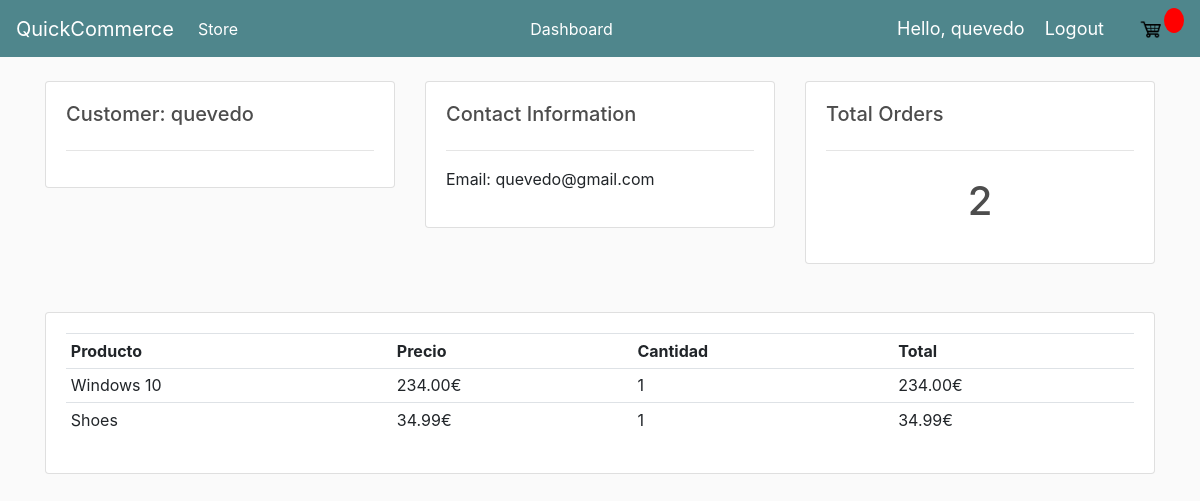
The app's page /customer/1 (signed in), older data.
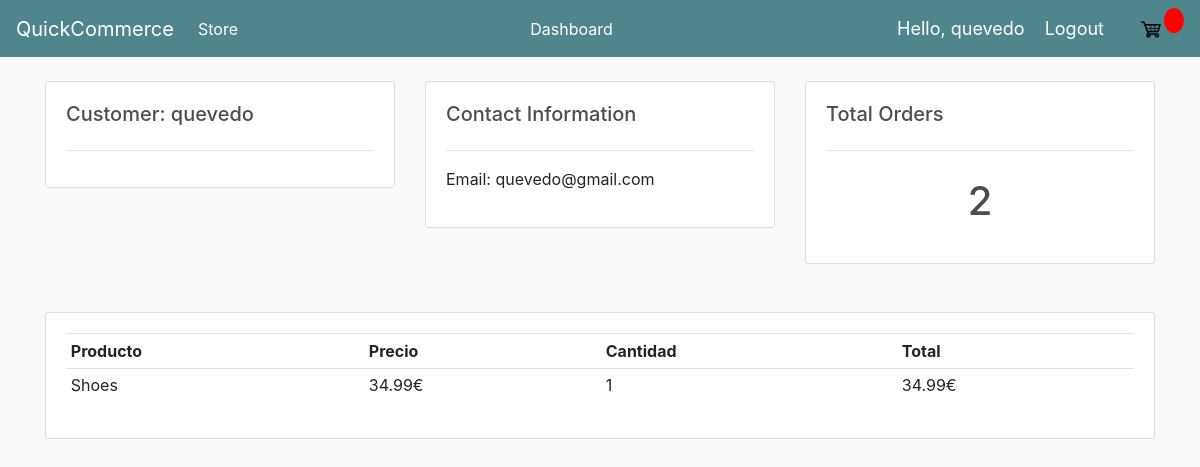
The same page, newer data.
### store/models.py (models this page shows, shortened)
class ProductoPedido(models.Model):
	producto = models.ForeignKey(Producto, on_delete=models.SET_NULL, null=True)
	pedido = models.ForeignKey(Pedido, on_delete=models.SET_NULL, null=True) # Si pongo clase Producto debajo de esta, no pilla la FK
	cantidad = models.IntegerField(default=0, null=True, blank=True)
	dia_añadido = models.DateTimeField(auto_now_add=True)
	@property
	def get_total(self):
		total = self.producto.precio * self.cantidad
		return total

class Producto(models.Model):
	nombre = models.CharField(max_length=200)
	precio = models.DecimalField(max_digits=7, decimal_places=2)
	digital = models.BooleanField(default=False,null=True, blank=True)
	imagen = models.ImageField(null=True, blank=True)

### store/views.py (the view)
# urls.py: path('customer/<int:pk>', views.customer, name="customer"),
def customer(request,pk):
	cliente = Cliente.objects.get(id=pk)
	data = cartData(request)
	items = data['items'] # try to access products that have been registered for that order and print them in the interface
	pedido= cliente.pedido_set.all()
	total_orders = pedido.count()
	context={'cliente':cliente, 'pedido':pedido, 'total_orders':total_orders,'items':items}
	return render(request, 'store/customer.html',context)

### store/models.py (called while the page is built)
	@property
	def get_cart_items(self):
		productopedido = self.productopedido_set.all()
		total = sum([item.cantidad for item in productopedido])
		return total

### store/utils.py (called while the page is built)
def cartData(request): # This function calls cookieCart() function which contains all items and their prices that have been added to the cart.
	if request.user.is_authenticated:
		cliente = request.user.cliente
		pedido, created = Pedido.objects.get_or_create(cliente=cliente, completo=False)
		items = pedido.productopedido_set.all()
		cartItems = pedido.get_cart_items
	else:
		cookieData = cookieCart(request) # we can access whats in utils through request method
		cartItems = cookieData['cartItems']
		pedido = cookieData['pedido']
		items = cookieData['items']
	return {'cartItems':cartItems ,'pedido':pedido, 'items':items}

### store/templates/store/customer.html
{% extends 'store/main.html' %}
{% block content %}
<br>
<div class="row">
	<div class="col-md">
		<div class="card card-body">
			<h5>Customer: {{cliente.nombre}}</h5>
			<hr>
		</div>
	</div>
	<div class="col-md">
		<div class="card card-body">
			<h5>Contact Information</h5>
			<hr>
			<p>Email:  {{cliente.email}}</p>
		</div>
	</div>
	<div class="col-md">
		<div class="card card-body">
			<h5>Total Orders</h5>
			<hr>
			<h1 style="text-align: center;padding: 10px">{{total_orders}}</h1>
		</div>
	</div>
</div>
<br>
<br>
<div class="row">
	<div class="col-md">
		<div class="card card-body">
			<table class="table table-sm">
				<tr>
					<th>Producto</th>
					<th>Precio</th>
					<th>Cantidad</th>
					<th>Total</th>
				</tr>
				{% for item in items %}
					<tr>
						<td>{{item.producto.nombre}}</td>
						<td>{{item.producto.precio|floatformat:2}}€</td>
						<td>{{item.cantidad}}</td>
						<td>{{item.get_total}}€</td>
					</tr>
				{% endfor %}
			</table>
		</div>
	</div>
</div>
{% endblock content %}

Row changes from the older to the newer data that the page shows:
removed ProductoPedido: producto.nombre "Windows 10", producto.precio "234.00", cantidad "1", get_total "234.00"
